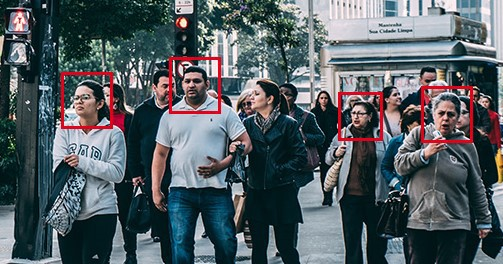
#> input picture Media/face detection_faces.png, 503 x 264 px, given in place of the camera
$ python FaceDetection.py
#> lines starting #> are read from the running program, lines starting #| are printed output that depends on the picture; after the words box and inside, x2 and y2 are one past the last pixel; in counts of white or black regions, pixels touching at a corner belong together
import argparse
import os
import time
import math
import collections
from typing import List, Tuple, Dict, Optional

import cv2  # import openCV

try:
    import numpy as np
except Exception:  # pragma: no cover - numpy is expected to be available in runtime env
    np = None  # type: ignore


# ------------------------------
# Argument parsing
# ------------------------------

def parse_args():
    parser = argparse.ArgumentParser(description="Face detection using OpenCV Haar cascades with optional recognition, tracking, and landmarks")
    parser.add_argument("--source", type=str, default="0",
                        help="Video source: camera index (e.g., 0), path to video file, or path to image")
    parser.add_argument("--cascade", type=str, default="haarcascade_frontalface_default.xml",
                        help="Path to Haar cascade xml file")
    parser.add_argument("--scale-factor", type=float, default=1.1,
                        help="Parameter specifying how much the image size is reduced at each image scale")
    parser.add_argument("--min-neighbors", type=int, default=5,
                        help="Parameter specifying how many neighbors each candidate rectangle should have to retain it")
    parser.add_argument("--min-size", type=int, nargs=2, metavar=("W", "H"), default=(30, 30),
                        help="Minimum possible object size. Objects smaller than that are ignored")
    parser.add_argument("--save-video", type=str, default="",
                        help="Optional path to save output video (MP4 or AVI based on extension)")
    parser.add_argument("--output-fps", type=float, default=30.0,
                        help="FPS for saved video if --save-video is set")
    parser.add_argument("--display", action="store_true",
                        help="Show window with detections")

    # Optional advanced features
    parser.add_argument("--track", action="store_true", help="Enable simple centroid-based multi-face tracking")

    # Recognition options (requires OpenCV contrib module cv2.face)
    parser.add_argument("--recognition-model", type=str, default="",
                        help="Path to LBPH recognition model (.yml). If provided, enables recognition")
    parser.add_argument("--train-recognition", type=str, default="",
                        help="Directory of training images organized as person_name/imagename.jpg to train LBPH recognizer")
    parser.add_argument("--save-recognition-model", type=str, default="",
                        help="Optional path to save the trained recognition model (.yml)")

    # Landmark options (requires OpenCV contrib Facemark LBF model)
    parser.add_argument("--landmarks-model", type=str, default="",
                        help="Path to LBF landmarks model (lbfmodel.yaml). If available, landmarks will be drawn")
    parser.add_argument("--align", action="store_true",
                        help="Align faces (requires landmarks)")

    return parser.parse_args()


# ------------------------------
# Utilities and helpers
# ------------------------------

def resolve_source(src_arg: str):
    # Try to interpret as int camera index first
    if src_arg.isdigit():
        return int(src_arg), True
    # Else assume it is a path
    return src_arg, False


def open_capture(source):
    cap = cv2.VideoCapture(source)
    return cap


def draw_fps(frame, fps):
    cv2.putText(frame, f"FPS: {fps:.1f}", (10, 30), cv2.FONT_HERSHEY_SIMPLEX, 0.8, (0, 255, 255), 2, cv2.LINE_AA)


# ------------------------------
# Simple centroid tracker (dependency-free)
# ------------------------------

class CentroidTracker:
    # [97 lines left out: functions __init__, _centroid, update, not called in this run]


# ------------------------------
# Recognition helpers (LBPH via OpenCV contrib)
# ------------------------------

def _has_cv2_face() -> bool:
    return hasattr(cv2, 'face') and hasattr(cv2.face, 'LBPHFaceRecognizer_create')


# [30 lines left out: function _load_images_from_dir, not called in this run]


def init_recognizer(args, cascade: cv2.CascadeClassifier, min_size: Tuple[int, int]):
    if not _has_cv2_face():
        if args.recognition_model or args.train_recognition:
            print("Warning: cv2.face not available. Recognition disabled. Install opencv-contrib-python.")
        return None, {}

    recognizer = cv2.face.LBPHFaceRecognizer_create()
    label_map: Dict[int, str] = {}

    if args.recognition_model and os.path.exists(args.recognition_model):
        try:
            recognizer.read(args.recognition_model)
        except Exception as e:
            print(f"Warning: failed to load recognition model: {e}. Recognition disabled.")
            return None, {}
        return recognizer, label_map

    if args.train_recognition:
        train_dir = args.train_recognition
        if not os.path.isdir(train_dir):
            print(f"Warning: train directory not found: {train_dir}. Recognition disabled.")
            return None, {}
        if np is None:
            print("Warning: numpy not available; cannot train recognizer.")
            return None, {}
        images, labels, label_map = _load_images_from_dir(train_dir, cascade, min_size)
        if not images:
            print("Warning: no training images found. Recognition disabled.")
            return None, {}
        recognizer.train(images, np.array(labels))
        if args.save_recognition_model:
            try:
                recognizer.write(args.save_recognition_model)
                print(f"Saved recognition model to {args.save_recognition_model}")
            except Exception as e:
                print(f"Warning: failed to save recognition model: {e}")
        return recognizer, label_map

    return None, {}


# ------------------------------
# Landmarks and alignment (OpenCV Facemark LBF)
# ------------------------------

# [34 lines left out: functions init_facemark, align_face, not called in this run]


# ------------------------------
# Main
# ------------------------------

def main():
    args = parse_args()

    cascade_path = args.cascade
    if not os.path.exists(cascade_path):
        raise FileNotFoundError(f"Cascade file not found: {cascade_path}")

    cascade = cv2.CascadeClassifier(cascade_path)
    if cascade.empty():
        raise RuntimeError(f"Failed to load cascade from: {cascade_path}")

    source_value, is_camera = resolve_source(args.source)

    # Optional components
    recognizer, label_map = init_recognizer(args, cascade, tuple(args.min_size))
    facemark = init_facemark(args.landmarks_model) if args.landmarks_model else None
    tracker = CentroidTracker() if args.track else None

    # If image file, process once and exit
    if isinstance(source_value, str) and os.path.isfile(source_value) and any(
        source_value.lower().endswith(ext) for ext in [".jpg", ".jpeg", ".png", ".bmp", ".webp"]
    ):
        img = cv2.imread(source_value)
        if img is None:
            raise RuntimeError(f"Failed to read image: {source_value}")
        gray = cv2.cvtColor(img, cv2.COLOR_BGR2GRAY)
        faces = cascade.detectMultiScale(gray, scaleFactor=args.scale_factor, minNeighbors=args.min_neighbors,
                                         minSize=tuple(args.min_size))

        # landmarks (if available)
        faces_list = [(x, y, w, h) for (x, y, w, h) in faces]
        landmarks_all = []
        if facemark is not None and len(faces_list) > 0:
            # OpenCV Facemark expects rectangles as (x, y, w, h)
            ok, landmarks = facemark.fit(img, faces_list)
            if ok:
                landmarks_all = [lm for lm in landmarks]

        for idx, (x, y, w, h) in enumerate(faces):
            roi_gray = gray[y:y + h, x:x + w]

            # align if requested and landmarks available
            if args.align and facemark is not None and idx < len(landmarks_all):
                aligned = align_face(gray, (x, y, w, h), landmarks_all[idx])
                if aligned is not None:
                    roi_gray = aligned

            # recognition
            label_text = None
            if recognizer is not None and np is not None:
                try:
                    pred_label, confidence = recognizer.predict(roi_gray)
                    name = label_map.get(pred_label, f"ID {pred_label}") if label_map else f"ID {pred_label}"
                    label_text = f"{name} ({confidence:.0f})"
                except Exception:
                    # ignore prediction errors for non-contrib builds
                    pass

            # draw rectangle
            cv2.rectangle(img, (x, y), (x + w, y + h), (0, 255, 0), 2)

            # draw label if any
            if label_text:
                cv2.putText(img, label_text, (x, y - 10), cv2.FONT_HERSHEY_SIMPLEX, 0.6, (0, 255, 0), 2, cv2.LINE_AA)

            # draw landmarks
            if facemark is not None and idx < len(landmarks_all):
                pts = landmarks_all[idx].reshape(-1, 2)
                for (lx, ly) in pts.astype(int):
                    cv2.circle(img, (int(lx), int(ly)), 1, (255, 0, 0), 1)

        if args.display:
            cv2.imshow("FaceDetect", img)
            cv2.waitKey(0)
            cv2.destroyAllWindows()
        out_path = os.path.splitext(source_value)[0] + "_faces.png"
        cv2.imwrite(out_path, img)
        print(f"Saved image with detections to {out_path}. Faces: {len(faces)}")
        return

    # Else treat as video/camera
    cap = open_capture(source_value)
    if not cap.isOpened():
        raise RuntimeError(f"Could not open video source: {args.source}")

    writer = None
    if args.save_video:
        fourcc = cv2.VideoWriter_fourcc(*("mp4v" if args.save_video.lower().endswith(".mp4") else "XVID"))
        width = int(cap.get(cv2.CAP_PROP_FRAME_WIDTH) or 640)
        height = int(cap.get(cv2.CAP_PROP_FRAME_HEIGHT) or 480)
        writer = cv2.VideoWriter(args.save_video, fourcc, args.output_fps, (width, height))
        if not writer.isOpened():
            print(f"Warning: could not open video writer at {args.save_video}. Continuing without saving.")
            writer = None

    prev = time.time()
    fps = 0.0

    while True:
        ok, frame = cap.read()
#> frame is the input picture: shape (264, 503, 3); mean B, G, R 97.9, 92.7, 82.5
        if not ok or frame is None:
            break

        gray = cv2.cvtColor(frame, cv2.COLOR_BGR2GRAY)
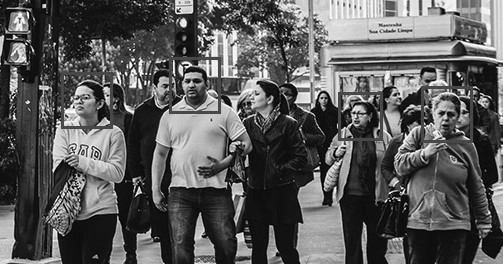
#> gray: shape (264, 503); min 0, max 255, mean 90.2
        faces = cascade.detectMultiScale(gray, scaleFactor=args.scale_factor, minNeighbors=args.min_neighbors,
                                         minSize=tuple(args.min_size))
#> faces = ()
        rects = [(int(x), int(y), int(w), int(h)) for (x, y, w, h) in faces]
#> rects = []

        # recognition + landmarks + alignment
        landmarks_all = []
        if facemark is not None and len(rects) > 0:
            ok, landmarks = facemark.fit(frame, rects)
            if ok:
                landmarks_all = [lm for lm in landmarks]

        for idx, (x, y, w, h) in enumerate(rects):
            roi_gray = gray[y:y + h, x:x + w]

            if args.align and facemark is not None and idx < len(landmarks_all):
                aligned = align_face(gray, (x, y, w, h), landmarks_all[idx])
                if aligned is not None:
                    roi_gray = aligned

            # recognition
            label_text = None
            if recognizer is not None and np is not None:
                try:
                    pred_label, confidence = recognizer.predict(roi_gray)
                    name = label_map.get(pred_label, f"ID {pred_label}") if label_map else f"ID {pred_label}"
                    label_text = f"{name} ({confidence:.0f})"
                except Exception:
                    pass

            # draw face rectangle
            cv2.rectangle(frame, (x, y), (x + w, y + h), (0, 255, 0), 2)
            if label_text:
                cv2.putText(frame, label_text, (x, y - 10), cv2.FONT_HERSHEY_SIMPLEX, 0.6, (0, 255, 0), 2, cv2.LINE_AA)

            if facemark is not None and idx < len(landmarks_all):
                pts = landmarks_all[idx].reshape(-1, 2)
                for (lx, ly) in pts.astype(int):
                    cv2.circle(frame, (int(lx), int(ly)), 1, (255, 0, 0), 1)
#> this loop made 0 passes

        # tracking: assign IDs
        if tracker is not None:
            objects = tracker.update(rects)
            for oid, (x, y, w, h) in objects.items():
                cv2.putText(frame, f"T{oid}", (x, y - 25), cv2.FONT_HERSHEY_SIMPLEX, 0.6, (0, 255, 255), 2, cv2.LINE_AA)

        # FPS calculation
        now = time.time()
        dt = now - prev
        prev = now
        if dt > 0:
            fps = 0.9 * fps + 0.1 * (1.0 / dt)
        draw_fps(frame, fps)
#> in draw_fps, `cv2.putText(frame, f"FPS: {fps:.1f}", (10, 30), cv2.FONT_HERSHEY_SIMPL..`:
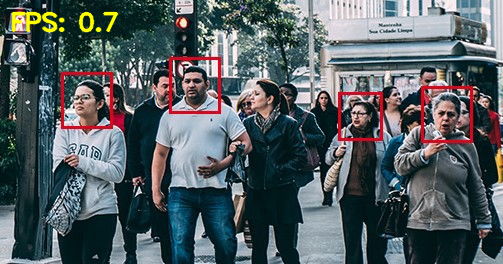
#> frame: shape (264, 503, 3); 0.88% of pixels changed, all inside (x1, y1, x2, y2) = (11, 11, 119, 33)

        if args.display:
            cv2.imshow("FaceDetect", frame)
            key = cv2.waitKey(1) & 0xFF
            if key in (27, ord('q'), ord('Q')):
                break

        if writer is not None:
            writer.write(frame)

    cap.release()
    if writer is not None:
        writer.release()
    if args.display:
        cv2.destroyAllWindows()


if __name__ == "__main__":
    main()
